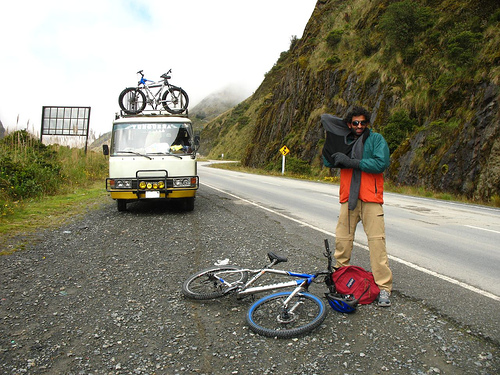
#> input picture src/images/person.jpg, 500 x 375 px; its folder holds only this picture in this run
$ python visualize_logs.py
#> lines starting #> are read from the running program, lines starting #| are printed output that depends on the picture
import re
import cv2
import numpy as np
import matplotlib.pyplot as plt
import matplotlib.patches as patches
import os
import sys

# ======================================================================================
# CONFIGURATION
# ======================================================================================

# Correct path relative to 'results/' folder
CURRENT_DIR = os.path.dirname(os.path.abspath(__file__))
IMAGE_DIR = os.path.join(CURRENT_DIR, "../src/images")
OUTPUT_DIR = CURRENT_DIR

# Model Input Size
MODEL_WIDTH = 512
MODEL_HEIGHT = 512

COLORS = ["#FF3333", "#3399FF", "#33CC66", "#FF9900", "#CC33FF", "#00CCCC"]

# ======================================================================================
# UPDATED LOG DATA
# ======================================================================================
RAW_LOG_DATA = """
I (4384) image:: person.jpg
I (6692) yolo26_detect: Pre: 42 ms | Inf: 4455 ms | Post: 28 ms
I (6692) YOLO26: [category: person, score: 0.78, x1: 330, y1: 173,x2: 404, y2: 377]
I (6692) YOLO26: [category: bicycle, score: 0.68, x1: 188, y1: 306, x2: 387, y2: 410]
I (6702) image:: person2.jpg
I (11382) yolo26_detect: Pre: 44 ms | Inf: 4449 ms | Post: 28 ms
I (11382) YOLO26: [category: person, score: 0.65, x1: 78, y1: 138,x2: 116, y2: 218]
I (11382) YOLO26: [category: person, score: 0.72, x1: 0, y1: 123, x2: 39, y2: 259]
I (11392) YOLO26: [category: car, score: 0.52, x1: 140, y1: 182, x2: 205, y2: 215]
I (11392) YOLO26: [category: person, score: 0.66, x1: 202, y1: 164, x2: 235, y2: 227]
I (11402) YOLO26: [category: dog, score: 0.51, x1: 51, y1: 214, x2: 132, y2: 255]
I (11412) YOLO26: [category: person, score: 0.79, x1: 311, y1: 71,x2: 439, y2: 410]
I (11422) YOLO26: [category: person, score: 0.76, x1: 75, y1: 210,x2: 370, y2: 390]

"""

# ======================================================================================
# ESP-DL BIT-EXACT NEAREST-NEIGHBOR LETTERBOX
# ======================================================================================


def espdl_preprocess(
    img_bgr: np.ndarray, target_w: int = MODEL_WIDTH, target_h: int = MODEL_HEIGHT
) -> np.ndarray:
    """
    Replicates the ESP-DL ImagePreprocessor letterbox exactly:
      - Nearest-neighbor resize preserving aspect ratio
      - Zero (114 gray) padding to fill the target canvas
    Returns a uint8 RGB image of shape (target_h, target_w, 3).
    """
    src_h, src_w = img_bgr.shape[:2]

    # Compute scale (same formula as ESP-DL)
    scale = min(target_w / src_w, target_h / src_h)
    new_w = int(src_w * scale)  # floor, same as C int cast
    new_h = int(src_h * scale)

    # Nearest-neighbor resize (CV_INTER_NEAREST matches firmware)
    resized = cv2.resize(img_bgr, (new_w, new_h), interpolation=cv2.INTER_NEAREST)

    # Center padding
    pad_top = (target_h - new_h) // 2
    pad_left = (target_w - new_w) // 2
    pad_bottom = target_h - new_h - pad_top
    pad_right = target_w - new_w - pad_left

    padded = cv2.copyMakeBorder(
        resized,
        pad_top,
        pad_bottom,
        pad_left,
        pad_right,
        cv2.BORDER_CONSTANT,
        value=(114, 114, 114),  # ESP-DL uses 114 gray pad
    )

    # BGR → RGB for matplotlib display
    return cv2.cvtColor(padded, cv2.COLOR_BGR2RGB)


# ======================================================================================
# PARSER LOGIC
# ======================================================================================


def parse_log_string(log_content):
    results = {}
    current_image = None

    # Pattern for "I (1987) image:: bus.jpg"
    img_pattern = re.compile(r"image::\s*(.+)")

    # Pattern for "I (5577) YOLO26: [category: person, score: 0.88, x1: 32, y1: 176, x2: 144, y2: 432]"
    det_pattern = re.compile(
        r"category:\s*([^,]+),\s*score:\s*([\d.]+),\s*x1:\s*([-\d.]+),\s*y1:\s*([-\d.]+),\s*x2:\s*([-\d.]+),\s*y2:\s*([-\d.]+)"
    )

    for line in log_content.strip().split("\n"):
        line = line.strip()

        # 1. Look for a new image filename
        img_match = img_pattern.search(line)
        if img_match:
            current_image = img_match.group(1).strip()
            results[current_image] = []
            continue

        # 2. Look for detection data
        if current_image:
            det_match = det_pattern.search(line)
            if det_match:
                cls_name = det_match.group(1)
                score = float(det_match.group(2))
                x1 = int(float(det_match.group(3)))
                y1 = int(float(det_match.group(4)))
                x2 = int(float(det_match.group(5)))
                y2 = int(float(det_match.group(6)))

                results[current_image].append(
                    {"class": cls_name, "score": score, "box": [x1, y1, x2, y2]}
                )

    return results


# ======================================================================================
# VISUALIZATION LOGIC
# ======================================================================================


def visualize_results(results):
    for img_name, detections in results.items():
        img_path = os.path.join(IMAGE_DIR, img_name)

        if not os.path.exists(img_path):
            print(f"[SKIP] Image not found: {img_path}")
            continue

        print(f"Plotting {img_name} ({len(detections)} detections)...")

        img_bgr = cv2.imread(img_path)
#> img_bgr is the input picture: shape (375, 500, 3); mean B, G, R 112.9, 129.5, 132.5
        if img_bgr is None:
            print(f"[ERROR] cv2 could not read: {img_path}")
            continue

        # Apply the ESP-DL exact preprocessing letterbox!
        canvas_rgb = espdl_preprocess(img_bgr, MODEL_WIDTH, MODEL_HEIGHT)
#> in espdl_preprocess, `resized = cv2.resize(img_bgr, (new_w, new_h), interpolation=cv2.INTER_..`:
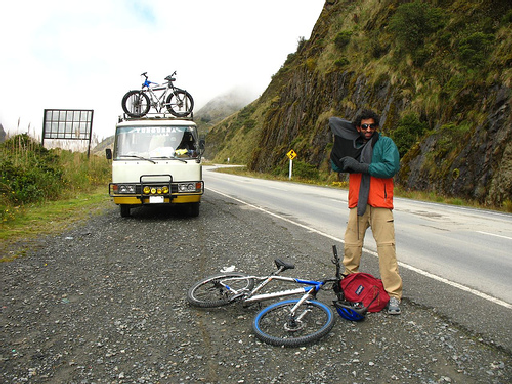
#> resized: shape (384, 512, 3); mean B, G, R 113.1, 129.6, 132.6
#> in espdl_preprocess, `padded = cv2.copyMakeBorder( resized, pad_top, pad_bottom, pad_left, p..`:
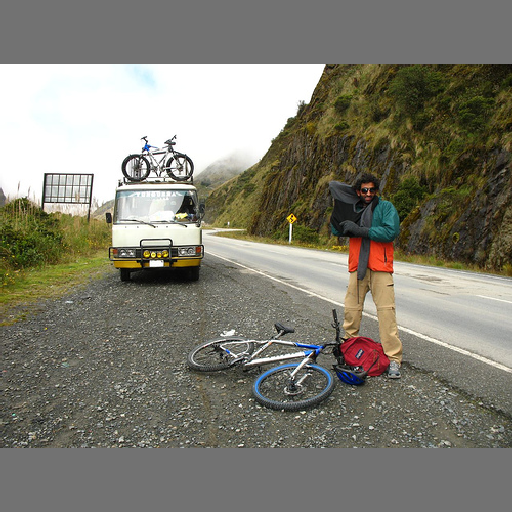
#> padded: shape (512, 512, 3); mean B, G, R 113.3, 125.7, 128

        fig, ax = plt.subplots(1, figsize=(10, 10))
        ax.imshow(canvas_rgb)

        for i, det in enumerate(detections):
            x1, y1, x2, y2 = det["box"]
            score = det["score"]
            cls = det["class"]

            # Clamp to image bounds
            x1 = max(0, x1)
            y1 = max(0, y1)
            x2 = min(MODEL_WIDTH, x2)
            y2 = min(MODEL_HEIGHT, y2)

            color = COLORS[i % len(COLORS)]
            print(f"  [{i+1}] {cls} {score:.2f}  box=[{x1},{y1},{x2},{y2}]")

            # Matplotlib Rectangle uses (x, y, width, height)
            rect = patches.Rectangle(
                (x1, y1),
                x2 - x1,
                y2 - y1,
                linewidth=2,
                edgecolor=color,
                facecolor="none",
            )
            ax.add_patch(rect)

            label = f"{cls} {score:.2f}"
            ax.text(
                x1,
                max(y1 - 6, 0),
                label,
                color="white",
                fontsize=11,
                fontweight="bold",
                bbox=dict(facecolor=color, alpha=0.7, lw=0, pad=2),
            )

        plt.axis("off")
        plt.title(f"YOLO26 Detect: {img_name}", fontsize=14, fontweight="bold")
        plt.tight_layout()

        # Save instead of show
        output_path = os.path.join(OUTPUT_DIR, f"result_{img_name}")
        plt.savefig(output_path, dpi=150, bbox_inches="tight")
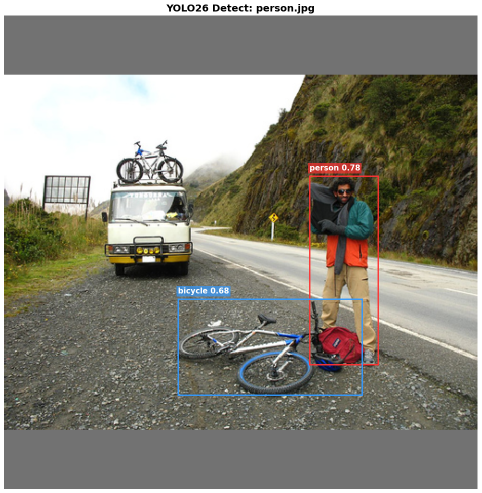
#> figure drawn by matplotlib, 1 panel
        print(f"Saved: {output_path}")
        plt.close(fig)


if __name__ == "__main__":
    if len(sys.argv) > 1:
        # If args provided, read from file
        try:
            with open(sys.argv[1], "r") as f:
                log_data = f.read()
            data = parse_log_string(log_data)
        except Exception as e:
            print(f"Failed to read file: {e}")
            sys.exit(1)
    else:
        # Else use embedded Example
        data = parse_log_string(RAW_LOG_DATA)

    if data:
        visualize_results(data)
    else:
        print("No data parsed. Check your RAW_LOG_DATA format or pipe input.")
